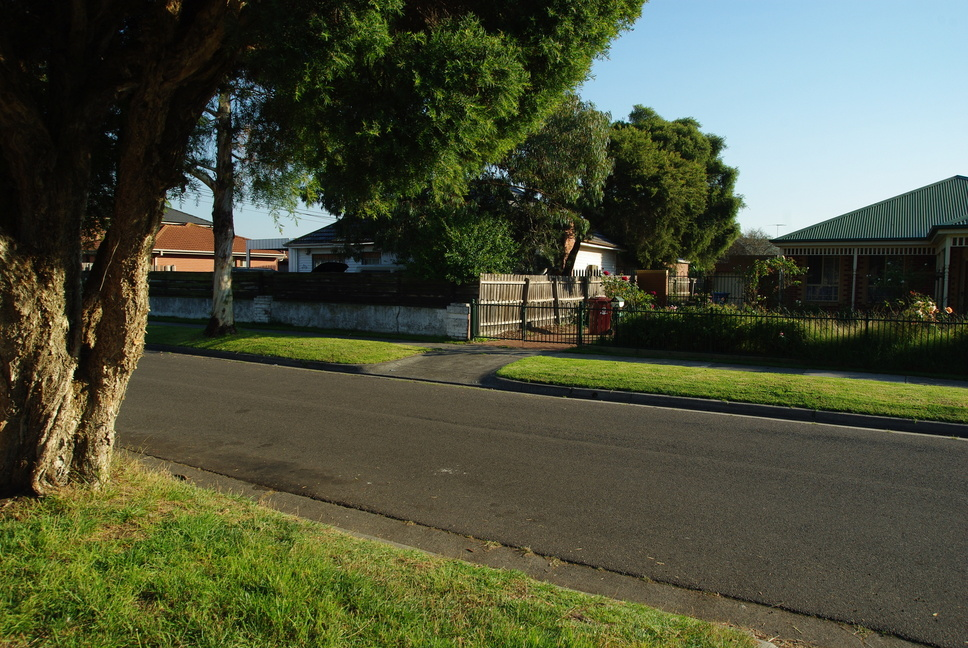
#> input picture Images/001.jpg, 968 x 648 px; its folder holds 4 pictures in this run
$ python main.py
#> lines starting #> are read from the running program, lines starting #| are printed output that depends on the picture
### utils.py
import cv2
from imutils import paths


def loadImages(path, resize):
    """Load Images from path to array, @param path is the folder which containing images, @param resize is True
    if image is halved in size, otherwise is False"""
#> called with path = 'Images', resize = 0
    image_path = list(paths.list_images(path))
    image_path.sort()
    list_image = []
    for _, j in enumerate(image_path):
        image = cv2.imread(j)
#> image is the input picture: shape (648, 968, 3); mean B, G, R 60.3, 82.3, 77.3
        if resize == 1:
            image = cv2.resize(
                image, (int(image.shape[1] / 4), int(image.shape[0] / 4))
            )
        list_image.append(image)
    return list_image


# [3 lines that do not run on import are left out]

### features.py
import cv2
import numpy as np


def findAndDescribeFeatures(image, opt="ORB"):
    """find and describe features of @image,
        if opt='SURF', SURF algorithm is used.
        if opt='SIFT', SIFT algorithm is used.
        if opt='ORB', ORB algorithm is used.
        @Return keypoints and features of img"""
    # Getting gray image
    grayImage = cv2.cvtColor(image, cv2.COLOR_BGR2GRAY)

    # if opt == "SURF":
    #     md = cv2.SURF_create()
    if opt == "ORB":
        md = cv2.ORB_create(nfeatures=3000)
    if opt == "SIFT":
        md = cv2.SIFT_create()
    # Find interest points and Computing features.
    keypoints, features = md.detectAndCompute(grayImage, None)
    # Converting keypoints to numbers.
    # keypoints = np.float32(keypoints)
    features = np.float32(features)
    return keypoints, features


def matchFeatures(featuresA, featuresB, ratio=0.75, opt="FB"):
    """matching features beetween 2 @features.
         If opt='FB', FlannBased algorithm is used.
         If opt='BF', BruteForce algorithm is used.
         @ratio is the Lowe's ratio test.
         @return matches"""
    if opt == "BF":
        featureMatcher = cv2.DescriptorMatcher_create("BruteForce")
    if opt == "FB":
        # featureMatcher = cv2.DescriptorMatcher_create("FlannBased")
        FLANN_INDEX_KDTREE = 0
        index_params = dict(algorithm=FLANN_INDEX_KDTREE, trees=5)
        search_params = dict(checks=50)
        featureMatcher = cv2.FlannBasedMatcher(index_params, search_params)

    # performs k-NN matching between the two feature vector sets using k=2
    # (indicating the top two matches for each feature vector are returned).
    matches = featureMatcher.knnMatch(featuresA, featuresB, k=2)

    # store all the good matches as per Lowe's ratio test.
    good = []
    for m, n in matches:
        if m.distance < ratio * n.distance:
            good.append(m)
    if len(good) > 4:
        return good
    raise Exception("Not enought matches")


def generateHomography(src_img, dst_img, ransacRep=5.0):
    """@Return Homography matrix, @param src_img is the image which is warped by homography,
        @param dst_img is the image which is choosing as pivot, @param ratio is the David Lowe’s ratio,
        @param ransacRep is the maximum pixel “wiggle room” allowed by the RANSAC algorithm
        """

    src_kp, src_features = findAndDescribeFeatures(src_img)
    dst_kp, dst_features = findAndDescribeFeatures(dst_img)

    good = matchFeatures(src_features, dst_features)

    src_points = np.float32([src_kp[m.queryIdx].pt for m in good]).reshape(-1, 1, 2)
    dst_points = np.float32([dst_kp[m.trainIdx].pt for m in good]).reshape(-1, 1, 2)

    H, mask = cv2.findHomography(src_points, dst_points, cv2.RANSAC, ransacRep)
    matchesMask = mask.ravel().tolist()
    return H, matchesMask


# [16 lines left out: functions drawKeypoints, drawMatches, not called in this run]

### stitch.py
import cv2
import numpy as np
import features


def blendingMask(height, width, barrier, smoothing_window, left_biased=True):
    assert barrier < width
    mask = np.zeros((height, width))

    offset = int(smoothing_window / 2)
    try:
        if left_biased:
            mask[:, barrier - offset: barrier + offset + 1] = np.tile(
                np.linspace(1, 0, 2 * offset + 1).T, (height, 1)
            )
            mask[:, : barrier - offset] = 1
        else:
            mask[:, barrier - offset: barrier + offset + 1] = np.tile(
                np.linspace(0, 1, 2 * offset + 1).T, (height, 1)
            )
            mask[:, barrier + offset:] = 1
    except BaseException:
        if left_biased:
            mask[:, barrier - offset: barrier + offset + 1] = np.tile(
                np.linspace(1, 0, 2 * offset).T, (height, 1)
            )
            mask[:, : barrier - offset] = 1
        else:
            mask[:, barrier - offset: barrier + offset + 1] = np.tile(
                np.linspace(0, 1, 2 * offset).T, (height, 1)
            )
            mask[:, barrier + offset:] = 1

    return cv2.merge([mask, mask, mask])


def panoramaBlending(dst_img_rz, src_img_warped, width_dst, side, showstep=False):
    """Given two aligned images @dst_img and @src_img_warped, and the @width_dst is width of dst_img
    before resize, that indicates where there is the discontinuity between the images,
    this function produce a smoothed transient in the overlapping.
    @smoothing_window is a parameter that determines the width of the transient
    left_biased is a flag that determines whether it is masked the left image,
    or the right one"""

    h, w, _ = dst_img_rz.shape
    smoothing_window = int(width_dst / 8)
    barrier = width_dst - int(smoothing_window / 2)
    mask1 = blendingMask(
        h, w, barrier, smoothing_window=smoothing_window, left_biased=True
    )
    mask2 = blendingMask(
        h, w, barrier, smoothing_window=smoothing_window, left_biased=False
    )

    if showstep:
        nonblend = src_img_warped + dst_img_rz
    else:
        nonblend = None
        leftside = None
        rightside = None

    if side == "left":
        dst_img_rz = cv2.flip(dst_img_rz, 1)
        src_img_warped = cv2.flip(src_img_warped, 1)
        dst_img_rz = dst_img_rz * mask1
        src_img_warped = src_img_warped * mask2
        pano = src_img_warped + dst_img_rz
        pano = cv2.flip(pano, 1)
        if showstep:
            leftside = cv2.flip(src_img_warped, 1)
            rightside = cv2.flip(dst_img_rz, 1)
    else:
        dst_img_rz = dst_img_rz * mask1
        src_img_warped = src_img_warped * mask2
        pano = src_img_warped + dst_img_rz
        if showstep:
            leftside = dst_img_rz
            rightside = src_img_warped

    return pano, nonblend, leftside, rightside


def warpTwoImages(src_img, dst_img, showstep=False):
    # generate Homography matrix
    H, _ = features.generateHomography(src_img, dst_img)

    # get height and width of two images
    height_src, width_src = src_img.shape[:2]
    height_dst, width_dst = dst_img.shape[:2]

    # extract conners of two images: top-left, bottom-left, bottom-right, top-right
    pts1 = np.float32(
        [[0, 0], [0, height_src], [width_src, height_src], [width_src, 0]]
    ).reshape(-1, 1, 2)
    pts2 = np.float32(
        [[0, 0], [0, height_dst], [width_dst, height_dst], [width_dst, 0]]
    ).reshape(-1, 1, 2)

    try:
        # aply homography to conners of src_img
        pts1_ = cv2.perspectiveTransform(pts1, H)
        pts = np.concatenate((pts1_, pts2), axis=0)

        # find max min of x,y coordinate
        [xmin, ymin] = np.int64(pts.min(axis=0).ravel() - 0.5)
        [_, ymax] = np.int64(pts.max(axis=0).ravel() + 0.5)
        t = [-xmin, -ymin]

        # top left point of image which apply homography matrix, which has x coordinate < 0, has side=left
        # otherwise side=right
        # source image is merged to the left side or right side of destination image
        if pts[0][0][0] < 0:
            side = "left"
            width_pano = width_dst + t[0]
        else:
            width_pano = int(pts1_[3][0][0])
            side = "right"
        height_pano = ymax - ymin

        # Translation
        # https://stackoverflow.com/a/20355545
        Ht = np.array([[1, 0, t[0]], [0, 1, t[1]], [0, 0, 1]])
        src_img_warped = cv2.warpPerspective(
            src_img, Ht.dot(H), (width_pano, height_pano)
        )
        # generating size of dst_img_rz which has the same size as src_img_warped
        dst_img_rz = np.zeros((height_pano, width_pano, 3))
        if side == "left":
            dst_img_rz[t[1]: height_src + t[1], t[0]: width_dst + t[0]] = dst_img
        else:
            dst_img_rz[t[1]: height_src + t[1], :width_dst] = dst_img

        # blending panorama
        pano, nonblend, leftside, rightside = panoramaBlending(
            dst_img_rz, src_img_warped, width_dst, side, showstep=showstep
        )

        # croping black region
        pano = crop(pano, height_dst, pts)
        return pano, nonblend, leftside, rightside
    except BaseException:
        raise Exception("Please try again with another image set!")


def multiStitching(list_images):
    """assume that the list_images was supplied in left-to-right order, choose middle image then
    divide the array into 2 sub-arrays, left-array and right-array. Stiching middle image with each
    image in 2 sub-arrays. @param list_images is The list which containing images, @param smoothing_window is
    the value of smoothy side after stitched, @param output is the folder which containing stitched image
    """
    n = int(len(list_images) / 2 + 0.5)
    left = list_images[:n]
    right = list_images[n - 1:]
    right.reverse()
    while len(left) > 1:
        dst_img = left.pop()
        src_img = left.pop()
        left_pano, _, _, _ = warpTwoImages(src_img, dst_img)
        left_pano = left_pano.astype("uint8")
        left.append(left_pano)

    while len(right) > 1:
        dst_img = right.pop()
        src_img = right.pop()
        right_pano, _, _, _ = warpTwoImages(src_img, dst_img)
        right_pano = right_pano.astype("uint8")
        right.append(right_pano)
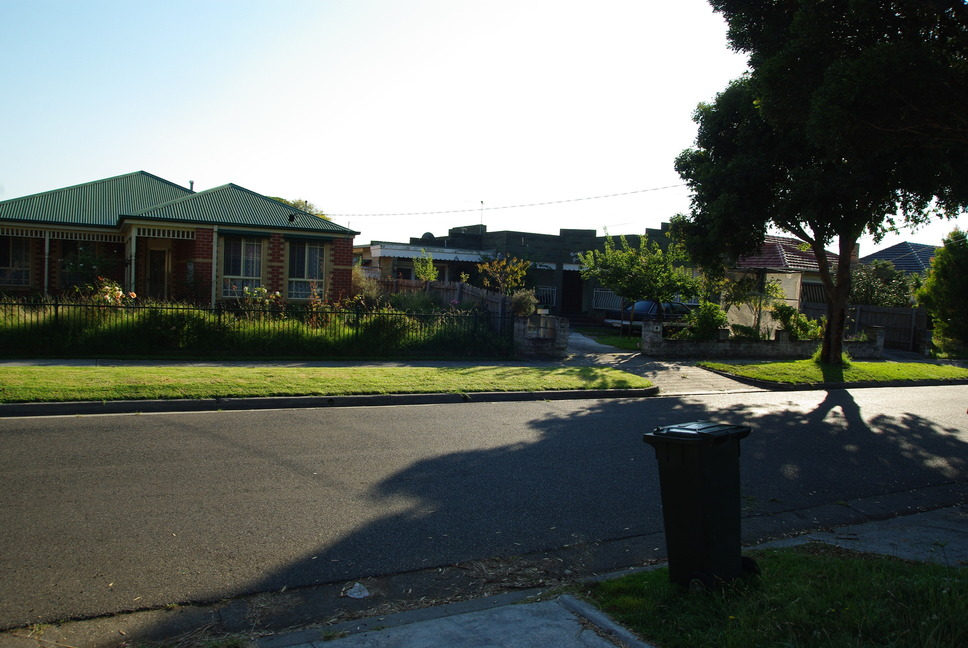
#> src_img: shape (648, 968, 3); mean B, G, R 97, 103, 97.2

    # if width_right_pano > width_left_pano, Select right_pano as destination. Otherwise is left_pano
    if right_pano.shape[1] >= left_pano.shape[1]:
        fullpano, _, _, _ = warpTwoImages(left_pano, right_pano)
#> in findAndDescribeFeatures (call 7), `grayImage = cv2.cvtColor(image, cv2.COLOR_BGR2GRAY)`:
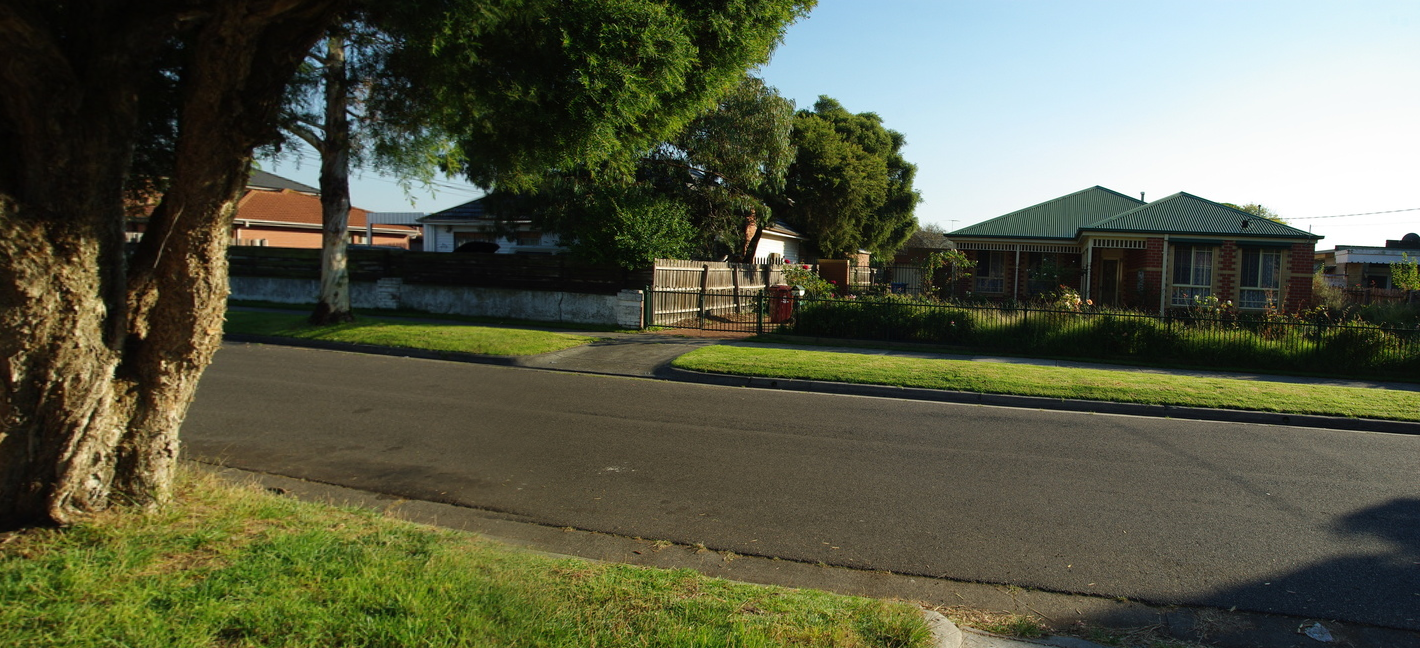
#> image: shape (648, 1420, 3); mean of channels 0, 1, 2 71.3, 92.5, 89.5; drawn as B, G, R
#> in findAndDescribeFeatures (call 7), `keypoints, features = md.detectAndCompute(grayImage, None)`: keypoints = 3000 keypoints; strongest (x, y, size): (801, 293, 31), (1384, 245, 31), (1318, 240, 53.6), (803, 292, 31)
#> in generateHomography (call 4), `src_kp, src_features = findAndDescribeFeatures(src_img)`: src_kp has the same summary as keypoints in findAndDescribeFeatures
#> in findAndDescribeFeatures (call 8), `grayImage = cv2.cvtColor(image, cv2.COLOR_BGR2GRAY)`:
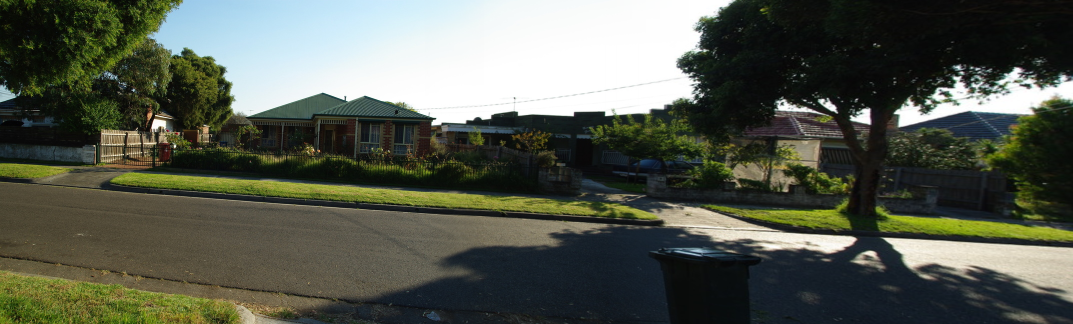
#> image: shape (648, 2146, 3) (shown at 1/2 size); mean of channels 0, 1, 2 78.8, 90.6, 86.1; drawn as B, G, R
#> in findAndDescribeFeatures (call 8), `keypoints, features = md.detectAndCompute(grayImage, None)`: keypoints = 3000 keypoints; strongest (x, y, size): (349, 293, 31), (351, 292, 31), (311, 231, 31), (866, 240, 53.6)
#> in generateHomography (call 4), `dst_kp, dst_features = findAndDescribeFeatures(dst_img)`: dst_kp has the same summary as keypoints in findAndDescribeFeatures
#> in matchFeatures (call 4), `matches = featureMatcher.knnMatch(featuresA, featuresB, k=2)`: matches = 3000 matches
#> after the loop in matchFeatures (call 4), `for m, n in matches:`: good = 729 matches
#> in generateHomography (call 4), `src_points = np.float32([src_kp[m.queryIdx].pt for m in good]).reshape..`: src_points = 729 rows, first 8: [729, 290], [796, 109], [945, 234], [716, 309], [752, 309], [787, 269], [752, 324], [684, 310]
#> in generateHomography (call 4), `dst_points = np.float32([dst_kp[m.trainIdx].pt for m in good]).reshape..`: dst_points = 729 rows, first 8: [277, 290], [344, 109], [493, 234], [264, 309], [300, 309], [335, 269], [300, 324], [232, 310]
#> call 4 of panoramaBlending, with width_dst = 2146, side = 'left', showstep = False
#> in panoramaBlending (call 4), `dst_img_rz = dst_img_rz * mask1`:
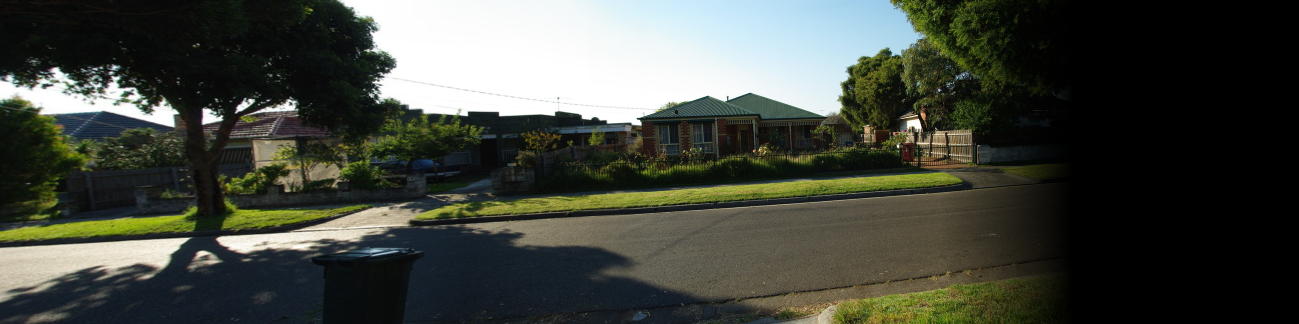
#> dst_img_rz: shape (648, 2597, 3) float64 (shown at 1/2 size); mean of channels 0, 1, 2 63.3, 71.7, 68.2; drawn as B, G, R
#> in panoramaBlending (call 4), `src_img_warped = src_img_warped * mask2`:
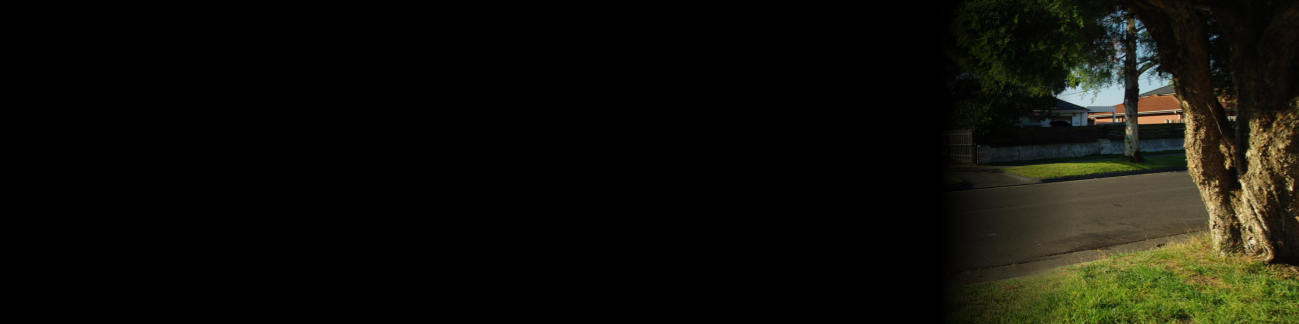
#> src_img_warped: shape (648, 2597, 3) float64 (shown at 1/2 size); mean of channels 0, 1, 2 8.7, 15.2, 15.3; drawn as B, G, R
#> in panoramaBlending (call 4), `pano = cv2.flip(pano, 1)`:
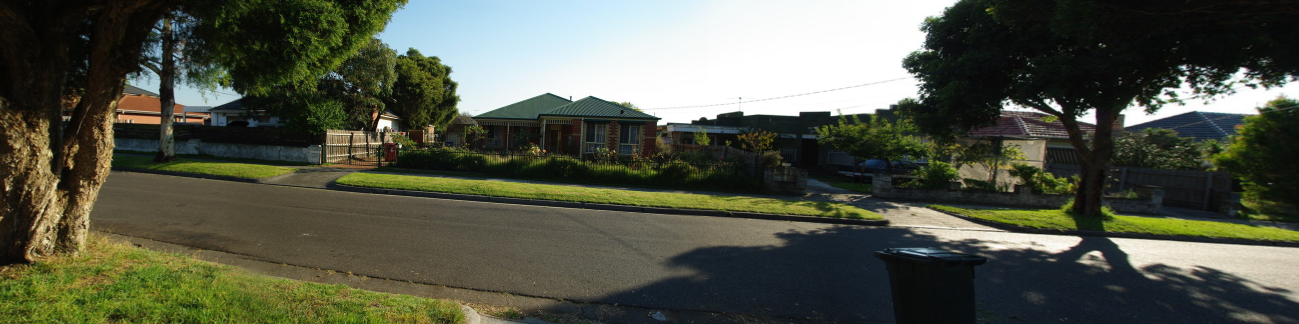
#> pano: shape (648, 2597, 3) float64 (shown at 1/2 size); mean of channels 0, 1, 2 72, 86.9, 83.4; drawn as B, G, R
    else:
        fullpano, _, _, _ = warpTwoImages(right_pano, left_pano)
    return fullpano


def crop(panorama, h_dst, conners):
    """crop panorama based on destination.
    @param panorama is the panorama
    @param h_dst is the hight of destination image
    @param conner is the tuple which containing 4 conners of warped image and
    4 conners of destination image"""
    # find max min of x,y coordinate
    [xmin, ymin] = np.int32(conners.min(axis=0).ravel() - 0.5)
    t = [-xmin, -ymin]
    conners = conners.astype(int)

    # conners[0][0][0] is the X coordinate of top-left point of warped image
    # If it has value<0, warp image is merged to the left side of destination image
    # otherwise is merged to the right side of destination image
    if conners[0][0][0] < 0:
        n = abs(-conners[1][0][0] + conners[0][0][0])
        panorama = panorama[t[1]: h_dst + t[1], n:, :]
    else:
        if conners[2][0][0] < conners[3][0][0]:
            panorama = panorama[t[1]: h_dst + t[1], 0: conners[2][0][0], :]
        else:
            panorama = panorama[t[1]: h_dst + t[1], 0: conners[3][0][0], :]
    return panorama

### main.py
import sys
sys.path.append("Images")
import numpy as np
import matplotlib.pyplot as plt
import stitch
import utils


def convertResult(img):
    img = np.array(img, dtype=float) / float(255)

    return img[:, :, ::-1]
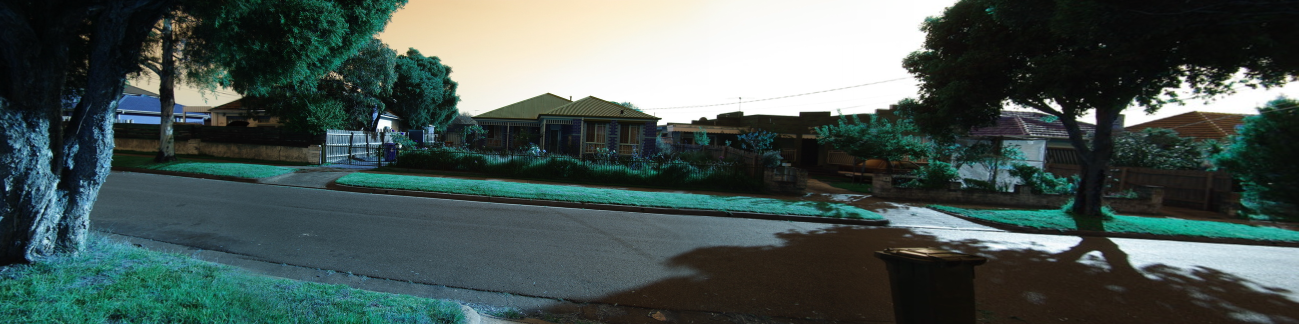
#> returned value: shape (648, 2597, 3) float64 (shown at 1/2 size); mean of channels 0, 1, 2 0.327, 0.341, 0.282; drawn as B, G, R


if __name__ == '__main__':
    list_images = utils.loadImages('Images', resize=0)
    panorama = stitch.multiStitching(list_images)
    plt.figure(figsize=(10, 5))
    plt.imshow(convertResult(panorama))
    plt.show()
